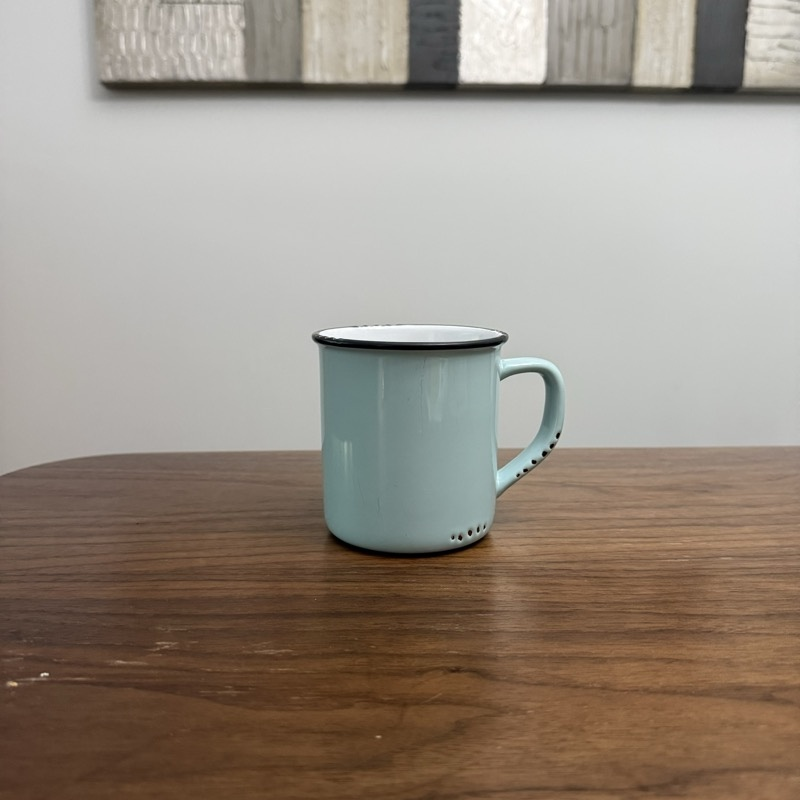
#> input picture data/mugs/baseline_02.jpg, 800 x 800 px
$ jupyter execute --allow-errors part1_rules_workshop.ipynb   (shell and % lines are left out)
#> lines starting #> are read from the running program, lines starting #| are printed output that depends on the picture; after the words box and inside, x2 and y2 are one past the last pixel; in counts of white or black regions, pixels touching at a corner belong together
# The Eras Tour of Computer Vision
## Era 1: The Rules Era (Workshop Edition)

Welcome to the first era of the tour. Before neural networks, computer vision meant writing
down, explicitly, what you were looking for: "mugs are roughly this color, roughly this shape."

This notebook already runs end to end. Your job in the next few minutes is to **tweak two
numbers** and watch what happens. That's it. No blank functions, no starting from scratch.

Look for cells marked `# TRY CHANGING ME` -- those are the only lines you need to touch.

## Setup

Run this first. If you're in Colab, this also mounts Google Drive -- but since we're using a
public dataset, you can skip that and just clone the repo instead (already done below).

[cell 1]
%cd eras-tour-workshop

import cv2
import numpy as np
import pandas as pd
import matplotlib.pyplot as plt
from pathlib import Path

DATA_DIR = Path('data')
#> (the rest of this cell did not finish here and is left out)

[cell 2]
def load_image(rel_path: str) -> np.ndarray:
    """Load an image as an RGB NumPy array."""
#> called with rel_path = 'mugs/baseline_02.jpg'
    image_bgr = cv2.imread(str(DATA_DIR / rel_path))
#> image_bgr is the input picture: shape (800, 800, 3); mean B, G, R 130.9, 142.1, 152.9
    return cv2.cvtColor(image_bgr, cv2.COLOR_BGR2RGB)


def show_image(image: np.ndarray, title: str = '') -> None:
    plt.figure(figsize=(4, 4))
    plt.imshow(image)
    plt.title(title, fontsize=9)
    plt.axis('off')
    plt.show()

## The detector (already built for you)

This is a full classical CV pipeline: color thresholding, morphological cleanup, contour
detection, and a shape filter. You don't need to write any of this. Just look at the two
`# TRY CHANGING ME` lines below.

[cell 3]
def color_mask(image: np.ndarray) -> np.ndarray:
    """Return a binary mask of pixels that plausibly belong to a mug."""
    hsv = cv2.cvtColor(image, cv2.COLOR_RGB2HSV)
#> hsv: shape (800, 800, 3); mean H, S, V 28.8, 55, 154.5

    # White/light ceramic range.
    lower_white = np.array([0, 0, 150])
    upper_white = np.array([179, 60, 255])
    mask_white = cv2.inRange(hsv, lower_white, upper_white)
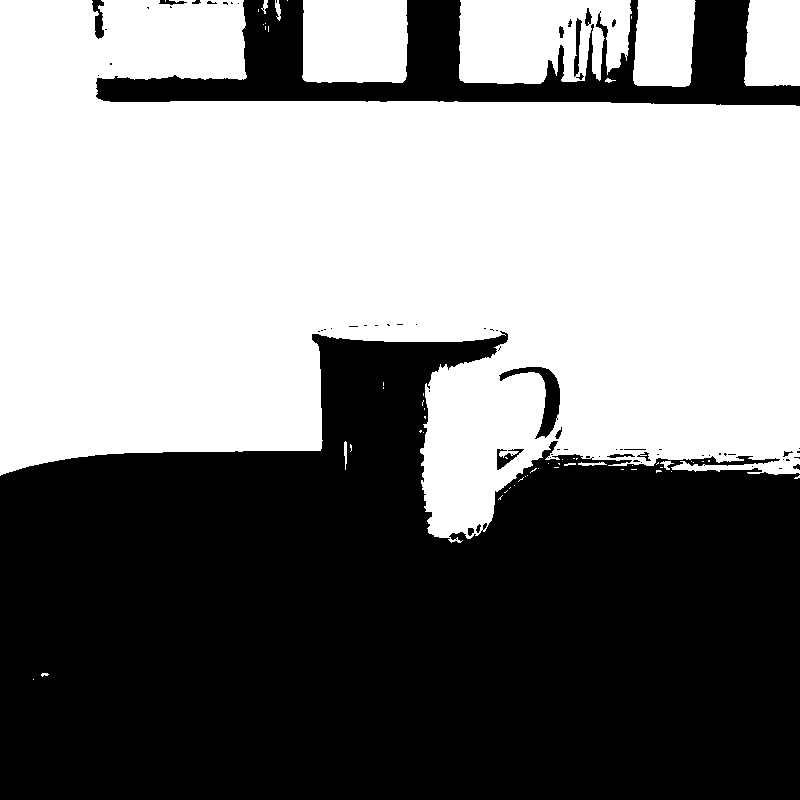
#> mask_white: shape (800, 800); 51.1% white; 70 black regions (49 under 20 px), largest, box (x1, y1, x2, y2) and area: (0, 331, 800, 800) 280720, (96, 0, 800, 106) 29366, (499, 367, 560, 439) 1165

    # TRY CHANGING ME: this range is tuned for a BLUE mug. If your test image is a
    # different color, try widening the hue range (first number in each array) and
    # see what happens. Hue runs 0-179 in OpenCV: reds near 0/179, greens ~60,
    # blues ~120.
    lower_colored = np.array([95, 80, 60])   # TRY CHANGING ME (currently: blue-ish)
    upper_colored = np.array([130, 255, 255])  # TRY CHANGING ME
    mask_colored = cv2.inRange(hsv, lower_colored, upper_colored)
#> mask_colored: shape (800, 800); every value is 0

    mask = cv2.bitwise_or(mask_white, mask_colored)
    kernel = np.ones((5, 5), np.uint8)
    mask = cv2.morphologyEx(mask, cv2.MORPH_OPEN, kernel)
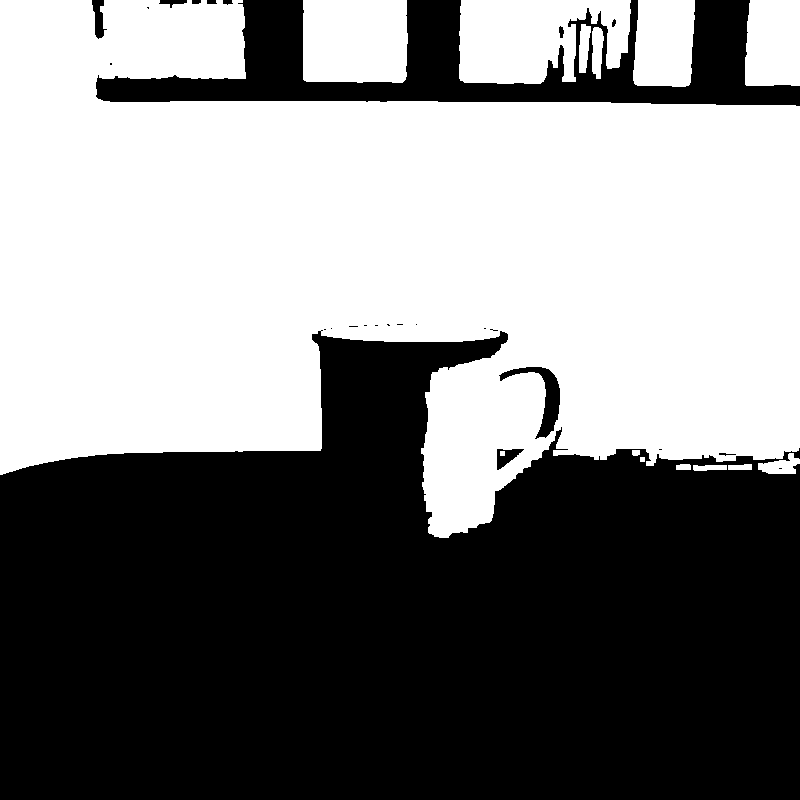
#> mask: shape (800, 800); 50.8% white; 26 black regions (14 under 20 px), largest, box (x1, y1, x2, y2) and area: (0, 330, 800, 800) 282407, (96, 0, 800, 106) 30165, (499, 367, 560, 439) 1178
    mask = cv2.morphologyEx(mask, cv2.MORPH_CLOSE, kernel)
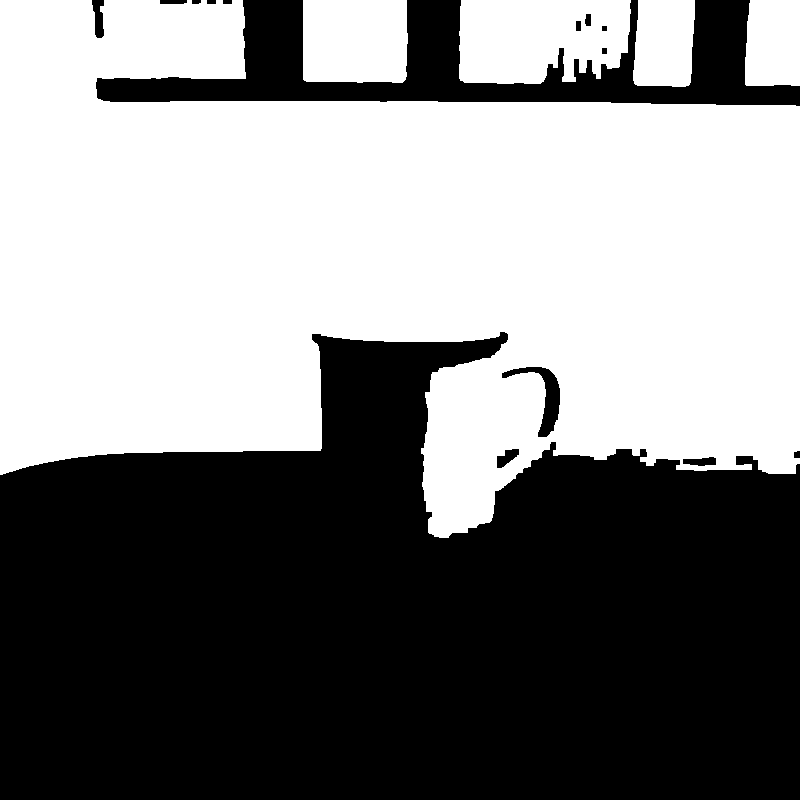
#> mask: shape (800, 800); 51% white; 15 black regions
    return mask


def find_candidate_contours(mask):
    contours, _ = cv2.findContours(mask, cv2.RETR_EXTERNAL, cv2.CHAIN_APPROX_SIMPLE)
#> contours = 5 contours; box (x1, y1, x2, y2) and area: (0, 0, 800, 538) 295602, (459, 0, 631, 84) 12448, (303, 0, 408, 83) 8356, (633, 0, 695, 87) 4801, (745, 0, 800, 86) 4436
    return list(contours)


def contour_circularity(contour) -> float:
    area = cv2.contourArea(contour)
    perimeter = cv2.arcLength(contour, closed=True)
    return float(4 * np.pi * area / (perimeter ** 2)) if perimeter else 0.0


def is_mug_shaped(contour, image_area: int) -> bool:
    area = cv2.contourArea(contour)
    relative_area = area / image_area
    MIN_RELATIVE_AREA = 0.05
    MAX_RELATIVE_AREA = 0.55
    MIN_CIRCULARITY = 0.35  # TRY CHANGING ME: lower = more forgiving of odd shapes
    if not (MIN_RELATIVE_AREA <= relative_area <= MAX_RELATIVE_AREA):
        return False
    return contour_circularity(contour) >= MIN_CIRCULARITY


def detect_mug(image: np.ndarray) -> dict:
    mask = color_mask(image)
    contours = find_candidate_contours(mask)
    image_area = image.shape[0] * image.shape[1]
#> image_area = 640000
    accepted = [c for c in contours if is_mug_shaped(c, image_area)]
#> accepted = []
#> `result = detect_mug(image)`: result = {'prediction': False, 'accepted_contours': []}
    return {'prediction': len(accepted) > 0, 'accepted_contours': accepted}


def visualize_detection(image: np.ndarray, result: dict, title: str = '') -> None:
    annotated = image.copy()
    cv2.drawContours(annotated, result['accepted_contours'], -1, (255, 0, 0), 3)
    show_image(annotated, title=f"{title} | predicted={result['prediction']}")
#> pass 2 of the loop `for rel_path in test_images:`:
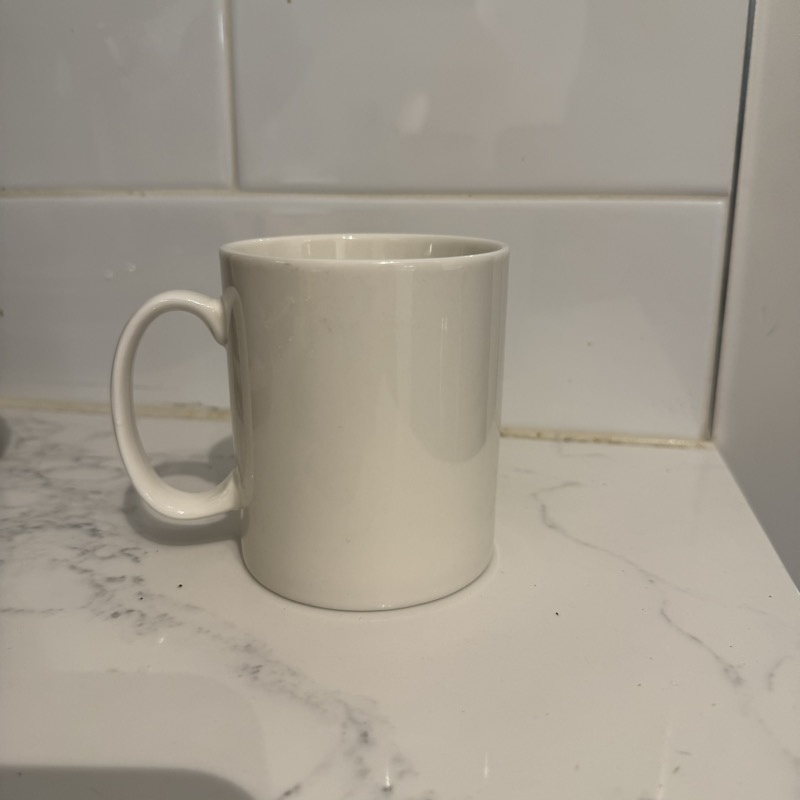
#> input picture data/mugs/texture_context_01.jpg, 800 x 800 px
#> in load_image, image_bgr is the input picture: shape (800, 800, 3); mean B, G, R 142.7, 155, 162.3
#> hsv: shape (800, 800, 3); mean H, S, V 18.9, 30.8, 162.3
#> in color_mask (call 2), `mask_white = cv2.inRange(hsv, lower_white, upper_white)`:
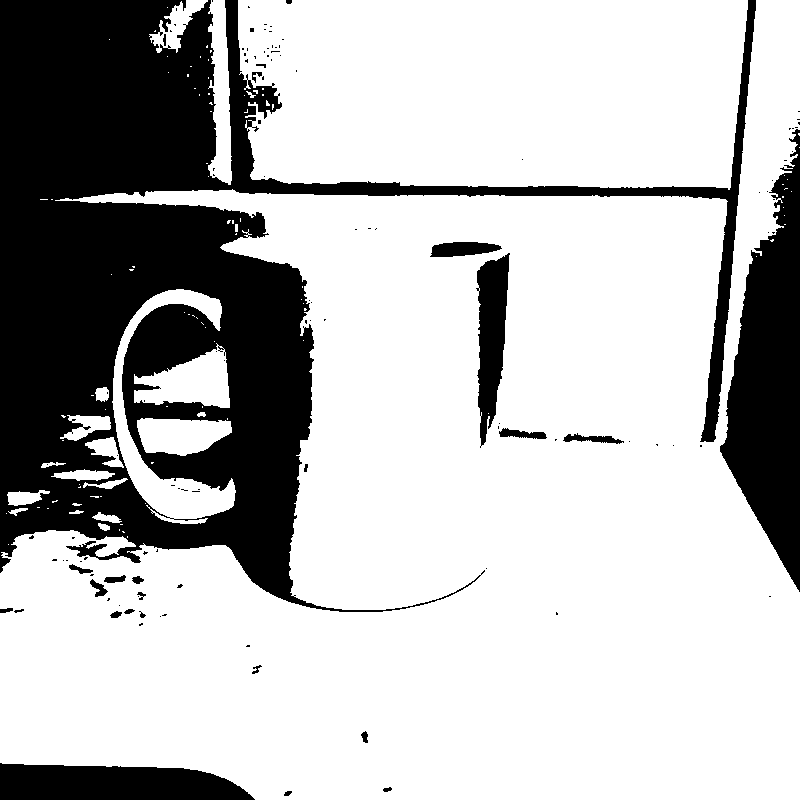
#> mask_white: shape (800, 800); 72.5% white; 119 black regions (93 under 20 px), largest, box (x1, y1, x2, y2) and area: (0, 0, 756, 612) 140679, (720, 129, 800, 592) 20744, (0, 763, 255, 800) 7742
#> in find_candidate_contours (call 2), `contours, _ = cv2.findContours(mask, cv2.RETR_EXTERNAL, cv2.CHAIN_APPR..`: contours = 11 contours; largest, box (x1, y1, x2, y2) and area: (0, 0, 800, 800) 356903, (238, 0, 748, 188) 89728, (67, 289, 235, 519) 7321, (134, 351, 230, 408) 3440, (208, 0, 232, 183) 2631
#> accepted = 1 contour; box (x1, y1, x2, y2) and area: (238, 0, 748, 188) 89728
#> result = 2 items
#> in visualize_detection (call 2), `cv2.drawContours(annotated, result['accepted_contours'], -1, (255, 0, ..`:
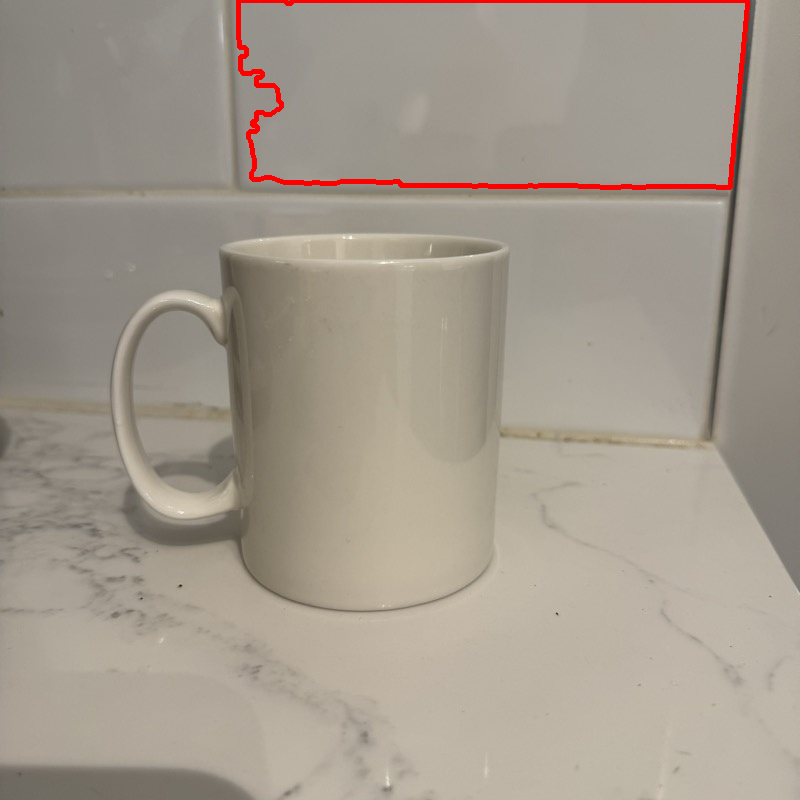
#> annotated: shape (800, 800, 3); mean R, G, B 163.3, 153.6, 141.3

## Try it now

Pick a few images below and see what the detector says. Then go back up, change the two
marked lines, re-run both cells, and see what changes.

[cell 4]
# A handful of images to try -- feel free to swap these for others in data/labels.csv.
test_images = [
    'mugs/baseline_02.jpg',      # a colored mug
    'mugs/texture_context_01.jpg',  # a trickier background
    'distractors/teapot_01.jpg',    # not a mug at all
]

#> (the rest of this cell did not finish here and is left out)
